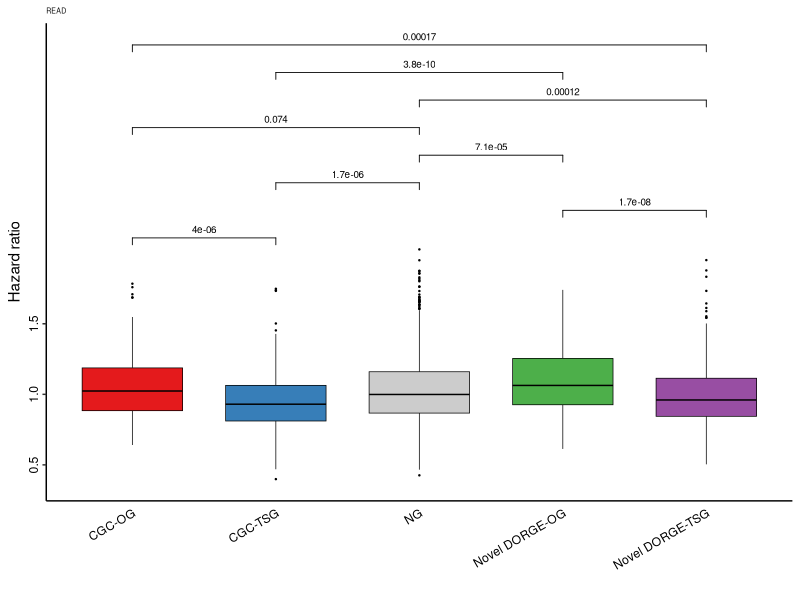
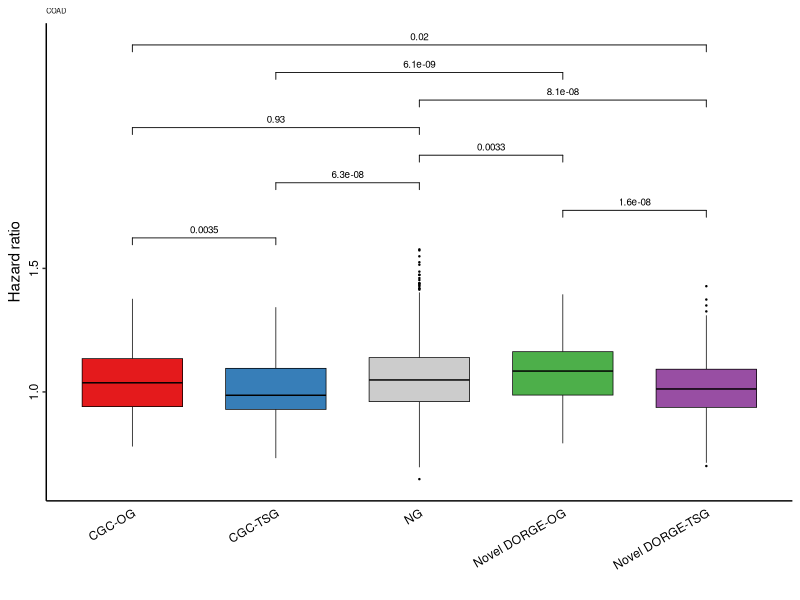
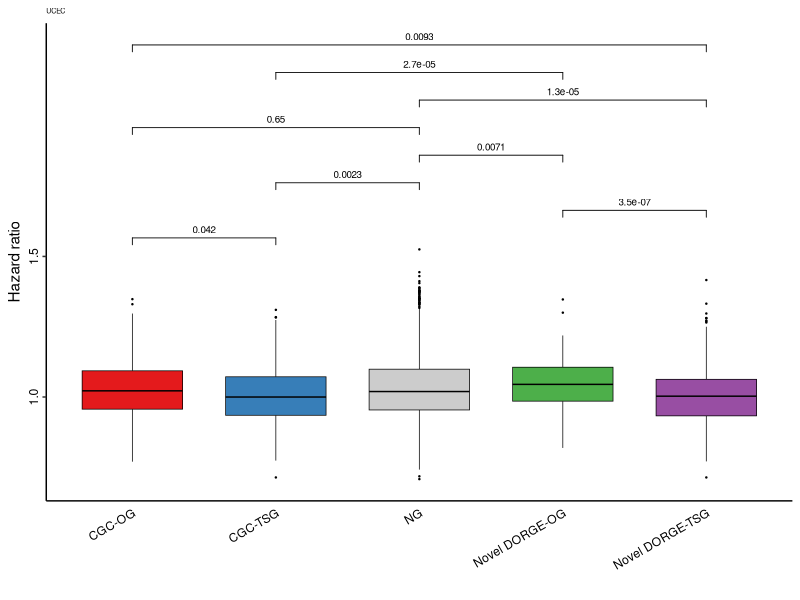

These figures' R source, in order:
####################
##### Boxplots #####
####################

###### The boxplots for survival data to independently evaluate DORGE prediction.

###### Input: ../Gene_set_new.txt: Gene annotation file
###### Input: ../All_features.csv: Feature table compiled in this study
###### Input: ../DORGE_prediction.txt: DORGE prediction results
###### Input: data/oncolnc_processed.txt: Processed survival data (from https://peerj.com/articles/cs-67/; Available at Evaluation_processing folder DORGE_pipeline project https://github.com/biocq/DORGE_pipeline)

###### Output: Figure_4D_survival_READ_evaluation.pdf: Evaluation of DORGE novel TSG/OGs by survival data in READ
###### Output: Figure_S4A_survival_COAD_evaluation.pdf: Evaluation of DORGE novel TSG/OGs by survival data in COAD
###### Output: Figure_S4B_survival_UCEC_evaluation.pdf: Evaluation of DORGE novel TSG/OGs by survival data in UCEC

options(warn=-1)

### Install missing packages

installed_pkgs <- installed.packages()

pkgs <-  c("plyr","ggpubr")


if (length(setdiff(pkgs, installed_pkgs)) > 0) {
    install.packages(pkgs = setdiff(pkgs, installed_pkgs), repos = "http://cran.us.r-project.org")
}

suppressMessages(library("ggpubr"))
suppressMessages(library("plyr"))

TSG_threshold<-0.6233374 #FPR=0.01
OG_threshold<-0.6761319 #FPR=0.01

##################### Figure 4A, S4A and S4B: Survival data evaluation #####################
#setwd("/Users/jlyu/Box\ Sync/TSGOG_Project/SA_sub/github/DORGE_paper/DORGE_codes/Figure_4");

anno <- read.table("../Gene_set_new.txt", header=T, sep="\t",fill=TRUE,quote = "")
colnames(anno)<-c("Gene","TSG_core","OG_core","NG","TSG_all","OG_all");
prediction <- read.table("../DORGE_prediction.txt", header=T, sep="\t",fill=TRUE,quote = "")
anno<-cbind(anno[,c(1,4,5,6)],prediction[,2:3])
all_feature <- read.table("data/oncolnc_all_genes.txt", header=T, sep="\t",fill=TRUE,quote = "")
all_feature<-all_feature[,c("Gene","cancer","HR")]
all_feature$HR <- as.numeric(all_feature$HR)

join<-join(all_feature, anno,type = "full",by="Gene")
join<-join[!is.na(join$HR),]
index_pOG<-which(join$OG_probability> OG_threshold & join$TSG_probability< TSG_threshold & join$OG_all!="1")
index_pTSG<-which(join$TSG_probability> TSG_threshold & join$OG_probability< OG_threshold & join$TSG_all!="1")
index_TSG<-which(join$TSG_all=="1" & join$OG_all!="1")
index_OG<-which(join$OG_all=="1" & join$TSG_all!="1")
index_NG<-which(join$NG=="1")

index<-rep("",nrow(join))

index[index_NG]<-"NG"
index[index_pTSG]<-"Novel DORGE-TSG"
index[index_pOG]<-"Novel DORGE-OG"
index[index_TSG]<-"CGC-TSG"
index[index_OG]<-"CGC-OG"

join<-cbind(join,index)
allgene2<-join[join$index!="" & !is.na(join$index),]
allgene2$index<-factor(allgene2$index,levels=c("CGC-OG", "CGC-TSG", "NG", "Novel DORGE-OG", "Novel DORGE-TSG"))

ca<-paste("Raw_figures/Figure_4D_survival_READ_evaluation.pdf",sep="")
pdf(ca, family="ArialMT", width=2.275, height=3)
my_comparisons <- list(c("CGC-OG","CGC-TSG"),c("Novel DORGE-OG","Novel DORGE-TSG"),c("NG","CGC-TSG"),c("Novel DORGE-OG","NG"),c("CGC-OG","NG"),c("NG","Novel DORGE-TSG"),c("Novel DORGE-OG","CGC-TSG"),c("CGC-OG","Novel DORGE-TSG"));
ggboxplot(data = allgene2[allgene2$cancer=="READ",],x = "index", y="HR",color="black",outlier.size = 0.2,width=0.7, fill="index",lwd=0.25,palette = c("#E41A1C","#377EB8","#CCCCCC","#4DAF4A","#984EA3"))+scale_y_continuous(breaks = c(0.5,1.0,1.5),labels = c("0.5", "1.0", "1.5"))+labs(x = "", y = "Hazard ratio")+ggtitle("READ") + theme_bw() + theme(plot.title = element_text(size = 5),axis.ticks.y = element_line(size = 0.5),axis.ticks.x=element_blank(),axis.text.x = element_text(angle = 30, hjust = 1, colour = "black"),axis.text.y = element_text(angle = 90, hjust = 0.5, colour = "black"), panel.border = element_blank(), panel.grid.major = element_blank(), panel.grid.minor = element_blank(),panel.background = element_blank(), axis.line = element_line(colour = "black"))+ guides(fill=FALSE)+stat_compare_means(aes(label = paste0(..p.format..)),method.args = list(alternative = "g"),comparisons = my_comparisons,size=2.5)
garbage <- dev.off()

ca<-paste("Raw_figures/Figure_S4A_survival_COAD_evaluation.pdf",sep="")
pdf(ca, family="ArialMT", width=2.275, height=3)
my_comparisons <- list(c("CGC-OG","CGC-TSG"),c("Novel DORGE-OG","Novel DORGE-TSG"),c("NG","CGC-TSG"),c("Novel DORGE-OG","NG"),c("CGC-OG","NG"),c("NG","Novel DORGE-TSG"),c("Novel DORGE-OG","CGC-TSG"),c("CGC-OG","Novel DORGE-TSG"));
ggboxplot(data = allgene2[allgene2$cancer=="COAD",],x = "index", y="HR",color="black",outlier.size = 0.2,width=0.7, fill="index",lwd=0.25,palette = c("#E41A1C","#377EB8","#CCCCCC","#4DAF4A","#984EA3"))+scale_y_continuous(breaks = c(0.5,1.0,1.5),labels = c("0.5", "1.0", "1.5"))+labs(x = "", y = "Hazard ratio")+ggtitle("COAD") + theme_bw() + theme(plot.title = element_text(size = 5),axis.ticks.y = element_line(size = 0.5),axis.ticks.x=element_blank(),axis.text.x = element_text(angle = 30, hjust = 1, colour = "black"),axis.text.y = element_text(angle = 90, hjust = 0.5, colour = "black"), panel.border = element_blank(), panel.grid.major = element_blank(), panel.grid.minor = element_blank(),panel.background = element_blank(), axis.line = element_line(colour = "black"))+ guides(fill=FALSE)+stat_compare_means(aes(label = paste0(..p.format..)),method.args = list(alternative = "g"),comparisons = my_comparisons,size=2.5)
garbage <- dev.off()

ca<-paste("Raw_figures/Figure_S4B_survival_UCEC_evaluation.pdf",sep="")
pdf(ca, family="ArialMT", width=2.275, height=3)
my_comparisons <- list(c("CGC-OG","CGC-TSG"),c("Novel DORGE-OG","Novel DORGE-TSG"),c("NG","CGC-TSG"),c("Novel DORGE-OG","NG"),c("CGC-OG","NG"),c("NG","Novel DORGE-TSG"),c("Novel DORGE-OG","CGC-TSG"),c("CGC-OG","Novel DORGE-TSG"));
ggboxplot(data = allgene2[allgene2$cancer=="UCEC",],x = "index", y="HR",color="black",outlier.size = 0.2,width=0.7, fill="index",lwd=0.25,palette = c("#E41A1C","#377EB8","#CCCCCC","#4DAF4A","#984EA3"))+scale_y_continuous(breaks = c(0.5,1.0,1.5),labels = c("0.5", "1.0", "1.5"))+labs(x = "", y = "Hazard ratio")+ggtitle("UCEC") + theme_bw() + theme(plot.title = element_text(size = 5),axis.ticks.y = element_line(size = 0.5),axis.ticks.x=element_blank(),axis.text.x = element_text(angle = 30, hjust = 1, colour = "black"),axis.text.y = element_text(angle = 90, hjust = 0.5, colour = "black"), panel.border = element_blank(), panel.grid.major = element_blank(), panel.grid.minor = element_blank(),panel.background = element_blank(), axis.line = element_line(colour = "black"))+ guides(fill=FALSE)+stat_compare_means(aes(label = paste0(..p.format..)),method.args = list(alternative = "g"),comparisons = my_comparisons,size=2.5)
garbage <- dev.off()



cancer_types<-as.character(unique(allgene2$cancer))
for(i in cancer_types){
	#ca<-paste("Raw_figures/Figure_S5A_oncolnc_",i,"_evaluation.pdf",sep="")
	#pdf(ca, family="ArialMT", width=2.275, height=3)
	#my_comparisons <- list(c("CGC-OG","CGC-TSG"),c("Novel DORGE-OG","Novel DORGE-TSG"),c("NG","CGC-TSG"),c("Novel DORGE-OG","NG"),c("CGC-OG","NG"),c("NG","Novel DORGE-TSG"),c("Novel DORGE-OG","CGC-TSG"),c("CGC-OG","Novel DORGE-TSG"));
	#print(ggboxplot(data = allgene2[allgene2$cancer==i,],x = "index", y="HR",color="black",outlier.size = 0.2,width=0.7, fill="index",lwd=0.25,palette = c("#E41A1C","#377EB8","#CCCCCC","#4DAF4A","#984EA3"))+scale_y_continuous(breaks = c(0.5,1.0,1.5),labels = c("0.5", "1.0", "1.5"))+labs(x = "", y = "Hazard ratio")+ggtitle(i) + theme_bw() + theme(plot.title = element_text(size = 5),axis.ticks.y = element_line(size = 0.5),axis.ticks.x=element_blank(),axis.text.x = element_text(angle = 30, hjust = 1, colour = "black"),axis.text.y = element_text(angle = 90, hjust = 0.5, colour = "black"), panel.border = element_blank(), panel.grid.major = element_blank(), panel.grid.minor = element_blank(),panel.background = element_blank(), axis.line = element_line(colour = "black"))+ guides(fill=FALSE)+stat_compare_means(aes(label = paste0(..p.format..)),method.args = list(alternative = "g"),comparisons = my_comparisons,size=2.5))
	#garbage <- dev.off()
}
